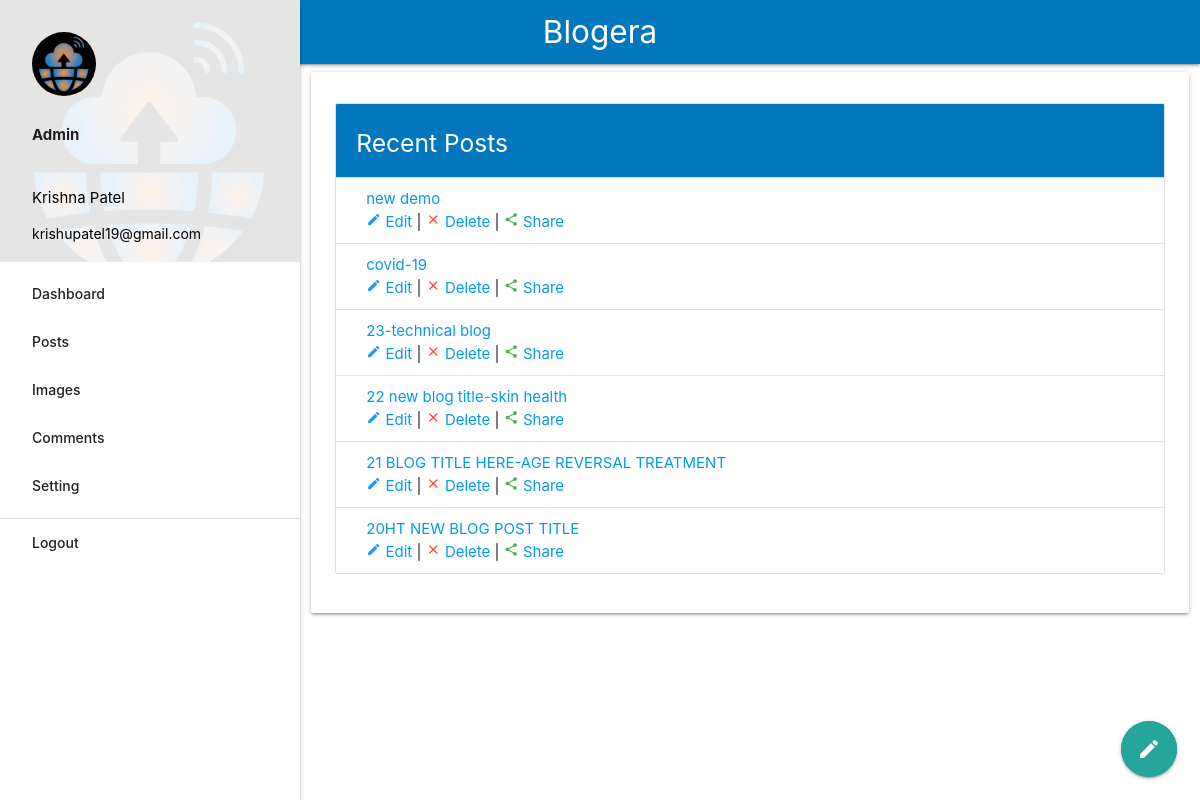
Screenshot of /admin/post.php (signed in) with the database file from the repository.
### tables this page shows
CREATE TABLE `posts` (
  `id` int(11) NOT NULL,
  `title` varchar(255) NOT NULL,
  `content` text NOT NULL,
  `author` varchar(100) NOT NULL,
  `feature_image` varchar(200) NOT NULL,
  `view` int(11) NOT NULL
);

### admin/post.php (the view, shortened to what this page needs)
<!DOCTYPE html>
<html>
<head>
<?php
include "includes/header.php";
?>
</head>
<body>
<?php
if(isset($_SESSION['username']))
{
?>
<?php
include "includes/sidenav.php";
?>
<div class="main">
  <div class="row">
    <div class="col s12 m12 l12">
       <div class="card-panel">
       <ul class="collection with-header">
  <li class="collection-header light-blue darken-3 white-text"><h5>Recent Posts</h5></li>
<?php
$sql="select * from posts order by id desc";
$res=mysqli_query($conn,$sql);
if(mysqli_num_rows($res)>0){
  while($row=mysqli_fetch_assoc($res)){
?>
  <li class="collection-item">
  <a href="">
  <?php
  echo $row['title'];
  $id=$row['id'];
  ?>
  </a><br>
  <span><a href="edit.php?id=<?php echo $id; ?>"><i class="material-icons tiny dark blue-text">edit</i> Edit</a></span> | <span><a href="" id="<?php echo $id; ?>" class="delete"><i class="material-icons tiny red-text">clear</i> Delete</a></span> | <span><a href=""><i class="material-icons tiny green-text">share</i> Share</a></span>
  </li>
<?php
}
}
else{
  echo "<div class='chip close grey white-text'>You have not any Post yet. Create New Post by Clicking Below Circular Button</div>";
}
?>
  </ul>
       </div>
    </div>
  </div>
<div class="fixed-action-btn">
<a href="write.php" class="btn-floating btn btn-large pulse white-text"><i class="material-icons">edit</i></a>
</div>
</div>
<?php
}else{
$_SESSION['message'] ="<div class='chip close red black-text'>You are not Logged in. Please Login To Continue.</div>";
header("Location:login.php");
}
  ?>
</body>
</html>

### admin/post.php (style rules this page uses)
header,footer,.main { padding-left: 300px; }

### rows the page displays
posts: title "new demo"
posts: title "covid-19"
posts: title "23-technical blog"
posts: title "22 new blog title-skin health"
posts: title "21 BLOG TITLE HERE-AGE REVERSAL TREATMENT"
posts: title "20HT NEW BLOG POST TITLE"

### other values shown
$_SESSION['username'] "Krishna Patel"
$row['email'] "krishupatel19@gmail.com"
